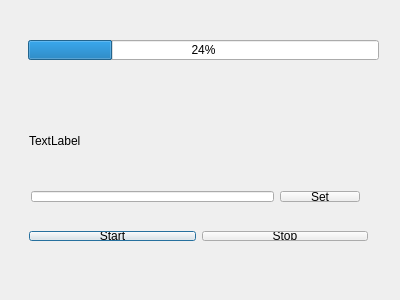
<?xml version="1.0" encoding="UTF-8"?>
<ui version="4.0">
 <class>Dialog</class>
 <widget class="QDialog" name="Dialog">
  <property name="geometry">
   <rect>
    <x>0</x>
    <y>0</y>
    <width>400</width>
    <height>300</height>
   </rect>
  </property>
  <property name="windowTitle">
   <string>Dialog</string>
  </property>
  <widget class="QWidget" name="layoutWidget">
   <property name="geometry">
    <rect>
     <x>18</x>
     <y>220</y>
     <width>361</width>
     <height>32</height>
    </rect>
   </property>
   <layout class="QHBoxLayout" name="horizontalLayout_2">
    <item>
     <widget class="QPushButton" name="startButton">
      <property name="text">
       <string>Start</string>
      </property>
     </widget>
    </item>
    <item>
     <widget class="QPushButton" name="stopButton">
      <property name="text">
       <string>Stop</string>
      </property>
     </widget>
    </item>
   </layout>
  </widget>
  <widget class="QWidget" name="layoutWidget_2">
   <property name="geometry">
    <rect>
     <x>18</x>
     <y>120</y>
     <width>351</width>
     <height>42</height>
    </rect>
   </property>
   <layout class="QVBoxLayout" name="verticalLayout">
    <item>
     <widget class="QLabel" name="label_1">
      <property name="text">
       <string>TextLabel</string>
      </property>
     </widget>
    </item>
   </layout>
  </widget>
  <widget class="QProgressBar" name="progressBar">
   <property name="geometry">
    <rect>
     <x>28</x>
     <y>40</y>
     <width>351</width>
     <height>20</height>
    </rect>
   </property>
   <property name="value">
    <number>24</number>
   </property>
  </widget>
  <widget class="QWidget" name="layoutWidget_3">
   <property name="geometry">
    <rect>
     <x>20</x>
     <y>180</y>
     <width>351</width>
     <height>33</height>
    </rect>
   </property>
   <layout class="QHBoxLayout" name="horizontalLayout">
    <item>
     <widget class="QLineEdit" name="lineEdit"/>
    </item>
    <item>
     <widget class="QPushButton" name="setButton">
      <property name="text">
       <string>Set</string>
      </property>
     </widget>
    </item>
   </layout>
  </widget>
 </widget>
 <layoutdefault spacing="6" margin="11"/>
 <resources/>
 <connections/>
</ui>
